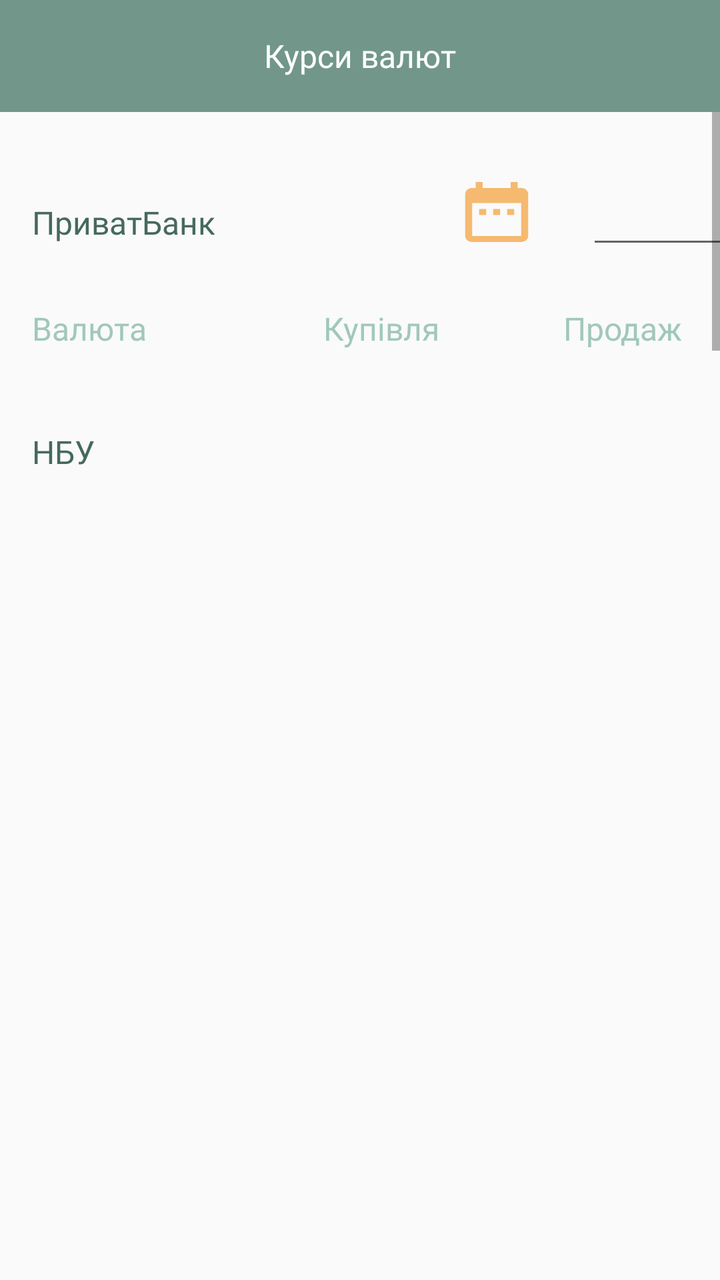
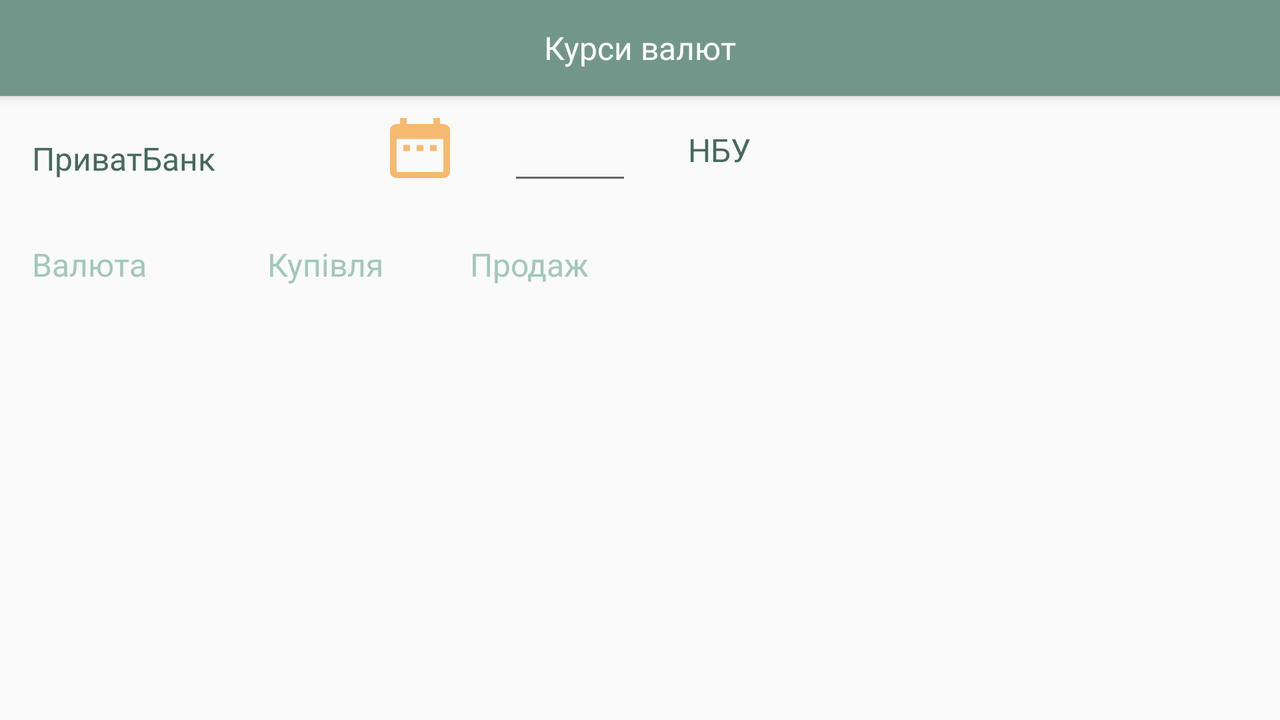

The same Android screen from two of the app's own layout files: first res/layout/ as a phone draws it, then the repository's variant for another configuration, drawn on a device whose configuration selects that folder. Both files follow.
<!-- AndroidManifest.xml: application theme Theme.AppCompat.Light.NoActionBar -->
<!-- res/layout/activity_main.xml -->
<?xml version="1.0" encoding="utf-8"?>
<RelativeLayout xmlns:android="http://schemas.android.com/apk/res/android"
    xmlns:tools="http://schemas.android.com/tools"
    android:layout_width="match_parent"
    android:layout_height="match_parent"
    android:orientation="vertical"
    tools:context=".ui.MainActivity">

    <LinearLayout
        android:layout_width="match_parent"
        android:layout_height="wrap_content"
        android:orientation="vertical">

        <include
            android:id="@+id/top_toolbar"
            layout="@layout/toolbar" />

        <ScrollView
            android:id="@+id/table_holder_pb"
            android:layout_width="match_parent"
            android:layout_height="wrap_content"
            android:fillViewport="true">

            <LinearLayout
                android:layout_width="match_parent"
                android:layout_height="wrap_content"
                android:layout_margin="@dimen/margin_8dp"
                android:orientation="vertical">

                <RelativeLayout
                    android:layout_width="match_parent"
                    android:layout_height="wrap_content">

                    <LinearLayout
                        android:id="@+id/layout_pb_header"
                        android:layout_width="match_parent"
                        android:layout_height="wrap_content"
                        android:orientation="horizontal"
                        android:weightSum="3">

                        <TextView
                            android:id="@+id/header_pb"
                            style="@style/Header"
                            android:layout_width="wrap_content"
                            android:layout_height="wrap_content"
                            android:layout_weight="2"
                            android:text="@string/header_privat" />

                        <ImageView
                            android:id="@+id/img_calendar"
                            style="@style/CalendarImage"
                            android:layout_width="wrap_content"
                            android:layout_height="wrap_content"
                            android:layout_weight="0.1" />

                        <EditText
                            android:id="@+id/et_date"
                            android:layout_width="wrap_content"
                            android:layout_height="wrap_content"
                            android:layout_marginTop="@dimen/margin_24dp"
                            android:layout_weight="1"
                            android:focusable="false"
                            android:textAlignment="center" />

                    </LinearLayout>

                </RelativeLayout>

                <LinearLayout
                    android:id="@+id/layout_pb_labels"
                    android:layout_width="match_parent"
                    android:layout_height="wrap_content"
                    android:orientation="horizontal"
                    android:weightSum="3">

                    <TextView
                        android:id="@+id/header_pb_ccy"
                        style="@style/Header.Label"
                        android:layout_width="wrap_content"
                        android:layout_height="wrap_content"
                        android:layout_weight="1"
                        android:text="@string/label_pb_ccy" />

                    <TextView
                        android:id="@+id/header_pb_buy"
                        style="@style/Header.Label"
                        android:layout_width="wrap_content"
                        android:layout_height="wrap_content"
                        android:layout_weight="1"
                        android:text="@string/label_pb_buy"
                        android:textAlignment="center" />

                    <TextView
                        android:id="@+id/header_pb_sale"
                        style="@style/Header.Label"
                        android:layout_width="wrap_content"
                        android:layout_height="wrap_content"
                        android:layout_weight="1"
                        android:text="@string/label_pb_sale"
                        android:textAlignment="center" />

                </LinearLayout>

                <androidx.recyclerview.widget.RecyclerView
                    android:id="@+id/table_pb"
                    android:layout_width="match_parent"
                    android:layout_height="wrap_content"
                    tools:listitem="@layout/pb_currency_item" />

            </LinearLayout>

        </ScrollView>

        <ScrollView
            android:id="@+id/table_holder_nbu"
            android:layout_width="match_parent"
            android:layout_height="wrap_content">

            <LinearLayout
                android:layout_width="match_parent"
                android:layout_height="wrap_content"
                android:layout_margin="@dimen/margin_8dp"
                android:layout_marginBottom="@dimen/margin_8dp"
                android:orientation="vertical">

                <TextView
                    android:id="@+id/header_nbu"
                    style="@style/Header"
                    android:layout_width="wrap_content"
                    android:layout_height="wrap_content"
                    android:text="@string/header_nbu" />

                <androidx.recyclerview.widget.RecyclerView
                    android:id="@+id/table_nbu"
                    android:layout_width="match_parent"
                    android:layout_height="wrap_content"
                    tools:listitem="@layout/nbu_currency_item" />

            </LinearLayout>

        </ScrollView>

    </LinearLayout>

</RelativeLayout>
<!-- res/layout/toolbar.xml (included above) -->
<androidx.coordinatorlayout.widget.CoordinatorLayout xmlns:android="http://schemas.android.com/apk/res/android"
    xmlns:app="http://schemas.android.com/apk/res-auto"
    xmlns:tools="http://schemas.android.com/tools"
    android:layout_width="match_parent"
    android:layout_height="match_parent"
    tools:context=".ui.MainActivity">

    <com.google.android.material.appbar.AppBarLayout
        android:layout_width="match_parent"
        android:layout_height="wrap_content">

        <androidx.appcompat.widget.Toolbar
            android:layout_width="match_parent"
            android:layout_height="?attr/actionBarSize"
            android:id="@+id/app_toolbar"
            android:background="@color/colorPrimary"
            android:theme="@style/ThemeOverlay.AppCompat.ActionBar">

            <TextView
                android:layout_width="wrap_content"
                android:layout_height="wrap_content"
                android:text="@string/toolbar_exchange_rates"
                android:id="@+id/toolbar_title"
                style="@style/ToolbarStyle"/>

        </androidx.appcompat.widget.Toolbar>

    </com.google.android.material.appbar.AppBarLayout>

</androidx.coordinatorlayout.widget.CoordinatorLayout>
<!-- res/layout/pb_currency_item.xml (included above) -->
<?xml version="1.0" encoding="utf-8"?>
<LinearLayout xmlns:android="http://schemas.android.com/apk/res/android"
    android:layout_width="match_parent"
    android:layout_height="wrap_content"
    android:layout_margin="@dimen/margin_8dp"
    android:orientation="horizontal"
    android:weightSum="3">

    <TextView
        android:id="@+id/ccy"
        style="@style/PbCurrencyValue"
        android:layout_width="@dimen/width_0dp"
        android:layout_height="wrap_content"
        android:layout_gravity="start"
        android:textAlignment="textStart" />

    <TextView
        android:id="@+id/ccy_buyrate"
        style="@style/PbCurrencyValue"
        android:layout_width="@dimen/width_0dp"
        android:layout_height="wrap_content"
        android:layout_gravity="center_horizontal"
        android:textAlignment="center" />

    <TextView
        android:id="@+id/ccy_salerate"
        style="@style/PbCurrencyValue"
        android:layout_width="@dimen/width_0dp"
        android:layout_height="wrap_content"
        android:layout_gravity="center_horizontal"
        android:textAlignment="center" />

</LinearLayout>
<!-- res/layout/nbu_currency_item.xml (included above) -->
<?xml version="1.0" encoding="utf-8"?>
<RelativeLayout xmlns:android="http://schemas.android.com/apk/res/android"
    android:layout_width="match_parent"
    android:layout_height="wrap_content"
    android:orientation="vertical">

    <TextView
        android:id="@+id/ccy_nbu"
        style="@style/PbCurrencyValue.Small"
        android:layout_width="wrap_content"
        android:layout_height="wrap_content"
        android:ellipsize="none"
        android:maxLines="2"
        android:scrollHorizontally="false" />

    <TextView
        android:id="@+id/ccy_nbu_exchange_rate"
        style="@style/PbCurrencyValue.Small.Right"
        android:layout_width="wrap_content"
        android:layout_height="wrap_content"
        android:layout_alignBaseline="@id/ccy_nbu" />

    <TextView
        android:id="@+id/ccy_nbu_ratio"
        style="@style/PbCurrencyValue.Small.Right"
        android:layout_width="wrap_content"
        android:layout_height="wrap_content"
        android:layout_below="@id/ccy_nbu_exchange_rate"
        android:fontFamily="@font/montserrat_extralight"
        android:textColor="@color/colorPrimaryLight" />

</RelativeLayout>
<!-- resources referenced by this layout -->
<resources>
  <color name="colorPrimary">#72978a</color>
  <color name="colorPrimaryLight">#a1c8ba</color>
  <dimen name="margin_24dp">24dp</dimen>
  <dimen name="margin_8dp">8dp</dimen>
  <dimen name="width_0dp">0dp</dimen>
  <string name="header_nbu">НБУ</string>
  <string name="header_privat">ПриватБанк</string>
  <string name="label_pb_buy">Купівля</string>
  <string name="label_pb_ccy">Валюта</string>
  <string name="label_pb_sale">Продаж</string>
  <string name="toolbar_exchange_rates">Курси валют</string>
  <style name="CalendarImage">
          <item name="android:layout_marginTop">@dimen/margin_24dp</item>
          <item name="android:layout_marginRight">@dimen/margin_24dp</item>
          <item name="android:background">@drawable/ic_date</item>
      </style>
  <style name="Header">
          <item name="android:layout_marginTop">@dimen/margin_24dp</item>
          <item name="android:layout_marginLeft">@dimen/margin_8dp</item>
          <item name="android:layout_marginStart">@dimen/margin_8dp</item>
          <item name="android:fontFamily">@font/montserrat_regular</item>
          <item name="android:textColor">@color/colorPrimaryDark</item>
          <item name="android:textSize">@dimen/textsize_main_small</item>
      </style>
  <style name="Header.Label">
          <item name="android:textColor">@color/colorPrimaryLight</item>
      </style>
  <style name="PbCurrencyValue">
          <item name="android:textAlignment">center</item>
          <item name="android:layout_gravity">center</item>
          <item name="android:gravity">center</item>
          <item name="android:layout_weight">1</item>
          <item name="android:textSize">@dimen/textsize_main_medium</item>
          <item name="android:fontFamily">@font/montserrat_regular</item>
          <item name="android:textStyle">bold</item>
      </style>
  <style name="PbCurrencyValue.Small">
          <item name="android:layout_marginTop">@dimen/margin_8dp</item>
          <item name="android:textSize">@dimen/textsize_main_small</item>
      </style>
  <style name="PbCurrencyValue.Small.Right">
          <item name="android:textAlignment">viewEnd</item>
          <item name="android:layout_alignParentRight">true</item>
          <item name="android:layout_marginBottom">2dp</item>
          <item name="android:textSize">@dimen/textsize_main_small</item>
      </style>
  <style name="ToolbarStyle">
          <item name="android:layout_gravity">center</item>
          <item name="android:fontFamily">@font/montserrat_light</item>
          <item name="android:textColor">@android:color/white</item>
          <item name="android:textSize">@dimen/textsize_main_small</item>
      </style>
  <!-- drawable ic_date (drawable) -->
  <vector android:height="36dp" android:tint="#F5B970"
      android:viewportHeight="24.0" android:viewportWidth="24.0"
      android:width="36dp" xmlns:android="http://schemas.android.com/apk/res/android">
      <path android:fillColor="#FF000000" android:pathData="M9,11L7,11v2h2v-2zM13,11h-2v2h2v-2zM17,11h-2v2h2v-2zM19,4h-1L18,2h-2v2L8,4L8,2L6,2v2L5,4c-1.11,0 -1.99,0.9 -1.99,2L3,20c0,1.1 0.89,2 2,2h14c1.1,0 2,-0.9 2,-2L21,6c0,-1.1 -0.9,-2 -2,-2zM19,20L5,20L5,9h14v11z"/>
  </vector>
  <color name="colorPrimaryDark">#46695d</color>
  <dimen name="textsize_main_small">16sp</dimen>
  <dimen name="textsize_main_medium">24sp</dimen>
</resources>
<!-- res/layout-land/activity_main.xml (the repository's variant of the layout above) -->
<!-- drawn on the phone turned sideways -->
<?xml version="1.0" encoding="utf-8"?>
<RelativeLayout xmlns:android="http://schemas.android.com/apk/res/android"
    xmlns:tools="http://schemas.android.com/tools"
    android:layout_width="match_parent"
    android:layout_height="match_parent"
    android:orientation="vertical"
    tools:context=".ui.MainActivity">

    <include
        android:id="@+id/top_toolbar"
        layout="@layout/toolbar" />

    <LinearLayout
        android:layout_width="match_parent"
        android:layout_height="wrap_content"
        android:layout_marginTop="@dimen/margin_24dp"
        android:orientation="horizontal"
        android:weightSum="2">


        <ScrollView
            android:id="@+id/table_holder_pb"
            android:layout_width="wrap_content"
            android:layout_height="wrap_content"
            android:layout_weight="1">

            <LinearLayout
                android:layout_width="match_parent"
                android:layout_height="wrap_content"
                android:layout_margin="@dimen/margin_8dp"
                android:orientation="vertical">

                <RelativeLayout
                    android:layout_width="match_parent"
                    android:layout_height="wrap_content">

                    <LinearLayout
                        android:id="@+id/layout_pb_header"
                        android:layout_width="match_parent"
                        android:layout_height="wrap_content"
                        android:orientation="horizontal"
                        android:weightSum="3">

                        <TextView
                            android:id="@+id/header_pb"
                            style="@style/Header"
                            android:layout_width="wrap_content"
                            android:layout_height="wrap_content"
                            android:layout_weight="2"
                            android:text="@string/header_privat" />

                        <ImageView
                            android:id="@+id/img_calendar"
                            style="@style/CalendarImage"
                            android:layout_width="wrap_content"
                            android:layout_height="wrap_content"
                            android:layout_weight="0.1" />

                        <EditText
                            android:id="@+id/et_date"
                            android:layout_width="wrap_content"
                            android:layout_height="wrap_content"
                            android:layout_marginTop="@dimen/margin_24dp"
                            android:layout_weight="1"
                            android:focusable="false"
                            android:textAlignment="center" />

                    </LinearLayout>

                </RelativeLayout>

                <LinearLayout
                    android:id="@+id/layout_pb_labels"
                    android:layout_width="match_parent"
                    android:layout_height="wrap_content"
                    android:orientation="horizontal"
                    android:weightSum="3">

                    <TextView
                        android:id="@+id/header_pb_ccy"
                        style="@style/Header.Label"
                        android:layout_width="wrap_content"
                        android:layout_height="wrap_content"
                        android:layout_weight="1"
                        android:text="@string/label_pb_ccy" />

                    <TextView
                        android:id="@+id/header_pb_buy"
                        style="@style/Header.Label"
                        android:layout_width="wrap_content"
                        android:layout_height="wrap_content"
                        android:layout_weight="1"
                        android:text="@string/label_pb_buy"
                        android:textAlignment="center" />

                    <TextView
                        android:id="@+id/header_pb_sale"
                        style="@style/Header.Label"
                        android:layout_width="wrap_content"
                        android:layout_height="wrap_content"
                        android:layout_weight="1"
                        android:text="@string/label_pb_sale"
                        android:textAlignment="center" />

                </LinearLayout>


                <androidx.recyclerview.widget.RecyclerView
                    android:id="@+id/table_pb"
                    android:layout_width="match_parent"
                    android:layout_height="wrap_content"
                    tools:listitem="@layout/pb_currency_item" />

            </LinearLayout>

        </ScrollView>

        <ScrollView
            android:id="@+id/table_holder_nbu"
            android:layout_width="match_parent"
            android:layout_height="wrap_content"
            android:layout_margin="@dimen/margin_8dp"
            android:layout_weight="1">

            <LinearLayout
                android:layout_width="match_parent"
                android:layout_height="wrap_content"
                android:layout_margin="@dimen/margin_8dp"
                android:layout_marginBottom="@dimen/margin_8dp"
                android:orientation="vertical">

                <TextView
                    android:id="@+id/header_nbu"
                    style="@style/Header"
                    android:layout_width="wrap_content"
                    android:layout_height="wrap_content"
                    android:text="@string/header_nbu" />

                <androidx.recyclerview.widget.RecyclerView
                    android:id="@+id/table_nbu"
                    android:layout_width="match_parent"
                    android:layout_height="wrap_content"
                    tools:listitem="@layout/nbu_currency_item" />

            </LinearLayout>

        </ScrollView>
    </LinearLayout>


</RelativeLayout>
